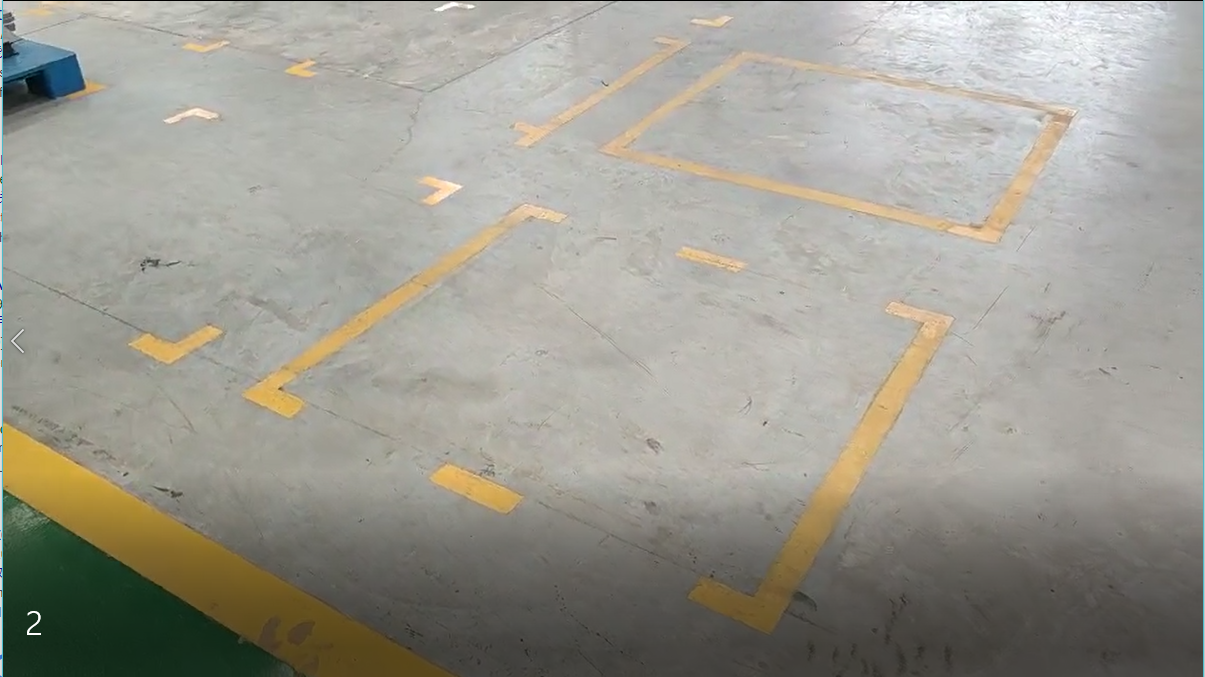
//> input picture data/agv/line1.png, 1205 x 677 px
$ ./dotLineDetect   (built with g++ and OpenCV 4)
//> lines starting //> are read from the running program, lines starting //| are printed output that depends on the picture; after the words box and inside, x2 and y2 are one past the last pixel; in counts of white or black regions, pixels touching at a corner belong together
#define _USE_MATH_DEFINES

#include <iostream>
#include <cmath>
#include <string>
#include <numeric>      // std::accumulate
#include <tuple>

#include <opencv2/core/core.hpp>
#include <opencv2/features2d/features2d.hpp>
#include <opencv2/highgui/highgui.hpp>
#include <opencv2/imgproc/imgproc.hpp>

using namespace std;
using namespace cv;

struct sortY {
	bool operator() (cv::Point pt1, cv::Point pt2) { return (pt1.y < pt2.y); }
} mySortY;

void DrawArrow(cv::Mat& img, cv::Point pStart, cv::Point pEnd, int len, int alpha,
	cv::Scalar& color, int thickness, int lineType)
{
	const double PI = 3.1415926;
	Point arrow;
	//计算 θ 角（最简单的一种情况在下面图示中已经展示，关键在于 atan2 函数，详情见下面）
	double angle = atan2((double)(pStart.y - pEnd.y), (double)(pStart.x - pEnd.x));
	line(img, pStart, pEnd, color, thickness, lineType);
	//计算箭角边的另一端的端点位置（上面的还是下面的要看箭头的指向，也就是pStart和pEnd的位置）
	arrow.x = pEnd.x + len * cos(angle + PI * alpha / 180);
	arrow.y = pEnd.y + len * sin(angle + PI * alpha / 180);
	line(img, pEnd, arrow, color, thickness, lineType);
	arrow.x = pEnd.x + len * cos(angle - PI * alpha / 180);
	arrow.y = pEnd.y + len * sin(angle - PI * alpha / 180);
	line(img, pEnd, arrow, color, thickness, lineType);
}


Vec2d linearParameters(Vec4i line){
	Mat a = (Mat_<double>(2, 2) <<
		line[0], 1,
		line[2], 1);
	Mat y = (Mat_<double>(2, 1) <<
		line[1],
		line[3]);
	Vec2d mc; solve(a, y, mc);
	return mc;
}

Vec4i extendedLine(Vec4i line, double d){
	// oriented left-t-right
	Vec4d _line = line[2] - line[0] < 0 ? Vec4d(line[2], line[3], line[0], line[1]) : Vec4d(line[0], line[1], line[2], line[3]);
	double m = linearParameters(_line)[0];
	// solution of pythagorean theorem and m = yd/xd
	double xd = sqrt(d * d / (m * m + 1));
	double yd = xd * m;
	return Vec4d(_line[0] - xd, _line[1] - yd, _line[2] + xd, _line[3] + yd);
}

std::vector<Point2i> boundingRectangleContour(Vec4i line, float d){
	// finds coordinates of perpendicular lines with length d in both line points
	// https://math.stackexchange.com/a/2043065/183923

	Vec2f mc = linearParameters(line);
	float m = mc[0];
	float factor = sqrtf(
		(d * d) / (1 + (1 / (m * m)))
		);

	float x3, y3, x4, y4, x5, y5, x6, y6;
	// special case(vertical perpendicular line) when -1/m -> -infinity
	if (m == 0){
		x3 = line[0]; y3 = line[1] + d;
		x4 = line[0]; y4 = line[1] - d;
		x5 = line[2]; y5 = line[3] + d;
		x6 = line[2]; y6 = line[3] - d;
	}
	else {
		// slope of perpendicular lines
		float m_per = -1 / m;

		// y1 = m_per * x1 + c_per
		float c_per1 = line[1] - m_per * line[0];
		float c_per2 = line[3] - m_per * line[2];

		// coordinates of perpendicular lines
		x3 = line[0] + factor; y3 = m_per * x3 + c_per1;
		x4 = line[0] - factor; y4 = m_per * x4 + c_per1;
		x5 = line[2] + factor; y5 = m_per * x5 + c_per2;
		x6 = line[2] - factor; y6 = m_per * x6 + c_per2;
	}

	return std::vector<Point2i> {
		Point2i(x3, y3),
			Point2i(x4, y4),
			Point2i(x6, y6),
			Point2i(x5, y5)
	};
}

bool extendedBoundingRectangleLineEquivalence(const Vec4i& _l1, const Vec4i& _l2, float extensionLengthFraction, float maxAngleDiff, float boundingRectangleThickness){

	Vec4i l1(_l1), l2(_l2);
	// extend lines by percentage of line width
	float len1 = sqrtf((l1[2] - l1[0])*(l1[2] - l1[0]) + (l1[3] - l1[1])*(l1[3] - l1[1]));
	float len2 = sqrtf((l2[2] - l2[0])*(l2[2] - l2[0]) + (l2[3] - l2[1])*(l2[3] - l2[1]));
	Vec4i el1 = extendedLine(l1, len1 * extensionLengthFraction);
	Vec4i el2 = extendedLine(l2, len2 * extensionLengthFraction);

	// reject the lines that have wide difference in angles
	float a1 = atan(linearParameters(el1)[0]);
	float a2 = atan(linearParameters(el2)[0]);
	if (fabs(a1 - a2) > maxAngleDiff * M_PI / 180.0){
		return false;
	}

	// calculate window around extended line
	// at least one point needs to inside extended bounding rectangle of other line,
	std::vector<Point2i> lineBoundingContour = boundingRectangleContour(el1, boundingRectangleThickness / 2);
	return
		pointPolygonTest(lineBoundingContour, cv::Point(el2[0], el2[1]), false) == 1 ||
		pointPolygonTest(lineBoundingContour, cv::Point(el2[2], el2[3]), false) == 1;
}

Mat ImageThin(Mat &src, const int maxIteration, Mat& dst)
{
	Mat src_binary;
	threshold(src, src_binary, 128, 1, THRESH_BINARY);
	assert(src.type() == CV_8UC1);
	int width = src.cols;
	int height = src.rows;
	src_binary.copyTo(dst);
	int count = 0;
	while (true)
	{
		count++;
		if (maxIteration != -1 && count > maxIteration)                  //限制次数并且迭代次数达到
			break;
		vector<uchar *>mFlag;           //用于标记需要删除的点
		//对点标记
		for (int i = 0; i < height; ++i)
		{
			uchar * p = dst.ptr<uchar>(i);
			for (int j = 0; j < width; ++j)
			{
				//如果满足四个条件，进行标记
				//  p9 p2 p3
				//  p8 p1 p4
				//  p7 p6 p5
				uchar p1 = p[j];
				if (p1 != 1) continue;
				uchar p4 = (j == width - 1) ? 0 : *(p + j + 1);
				uchar p8 = (j == 0) ? 0 : *(p + j - 1);
				uchar p2 = (i == 0) ? 0 : *(p - dst.step + j);
				uchar p3 = (i == 0 || j == width - 1) ? 0 : *(p - dst.step + j + 1);
				uchar p9 = (i == 0 || j == 0) ? 0 : *(p - dst.step + j - 1);
				uchar p6 = (i == height - 1) ? 0 : *(p + dst.step + j);
				uchar p5 = (i == height - 1 || j == width - 1) ? 0 : *(p + dst.step + j + 1);
				uchar p7 = (i == height - 1 || j == 0) ? 0 : *(p + dst.step + j - 1);
				if ((p2 + p3 + p4 + p5 + p6 + p7 + p8 + p9) >= 2 && (p2 + p3 + p4 + p5 + p6 + p7 + p8 + p9) <= 6)
				{
					int ap = 0;
					if (p2 == 0 && p3 == 1) ++ap;
					if (p3 == 0 && p4 == 1) ++ap;
					if (p4 == 0 && p5 == 1) ++ap;
					if (p5 == 0 && p6 == 1) ++ap;
					if (p6 == 0 && p7 == 1) ++ap;
					if (p7 == 0 && p8 == 1) ++ap;
					if (p8 == 0 && p9 == 1) ++ap;
					if (p9 == 0 && p2 == 1) ++ap;

					if (ap == 1 && p2 * p4 * p6 == 0 && p4 * p6 * p8 == 0)
					{
						mFlag.push_back(p + j);
					}
				}
			}
		}

		//将标记的点删除
		for (std::vector<uchar *>::iterator i = mFlag.begin(); i != mFlag.end(); ++i)
		{
			**i = 0;
		}

		//直到没有点满足，算法结束
		if (mFlag.empty())
		{
			break;
		}
		else
		{
			mFlag.clear();//将mFlag清空
		}

		//对点标记
		for (int i = 0; i < height; ++i)
		{
			uchar * p = dst.ptr<uchar>(i);
			for (int j = 0; j < width; ++j)
			{
				//如果满足四个条件，进行标记
				//  p9 p2 p3
				//  p8 p1 p4
				//  p7 p6 p5
				uchar p1 = p[j];
				if (p1 != 1) continue;
				uchar p4 = (j == width - 1) ? 0 : *(p + j + 1);
				uchar p8 = (j == 0) ? 0 : *(p + j - 1);
				uchar p2 = (i == 0) ? 0 : *(p - dst.step + j);
				uchar p3 = (i == 0 || j == width - 1) ? 0 : *(p - dst.step + j + 1);
				uchar p9 = (i == 0 || j == 0) ? 0 : *(p - dst.step + j - 1);
				uchar p6 = (i == height - 1) ? 0 : *(p + dst.step + j);
				uchar p5 = (i == height - 1 || j == width - 1) ? 0 : *(p + dst.step + j + 1);
				uchar p7 = (i == height - 1 || j == 0) ? 0 : *(p + dst.step + j - 1);

				if ((p2 + p3 + p4 + p5 + p6 + p7 + p8 + p9) >= 2 && (p2 + p3 + p4 + p5 + p6 + p7 + p8 + p9) <= 6)
				{
					int ap = 0;
					if (p2 == 0 && p3 == 1) ++ap;
					if (p3 == 0 && p4 == 1) ++ap;
					if (p4 == 0 && p5 == 1) ++ap;
					if (p5 == 0 && p6 == 1) ++ap;
					if (p6 == 0 && p7 == 1) ++ap;
					if (p7 == 0 && p8 == 1) ++ap;
					if (p8 == 0 && p9 == 1) ++ap;
					if (p9 == 0 && p2 == 1) ++ap;

					if (ap == 1 && p2 * p4 * p8 == 0 && p2 * p6 * p8 == 0)
					{
						//标记
						mFlag.push_back(p + j);
					}
				}
			}
		}

		//将标记的点删除
		for (std::vector<uchar *>::iterator i = mFlag.begin(); i != mFlag.end(); ++i)
		{
			**i = 0;
		}

		//直到没有点满足，算法结束
		if (mFlag.empty())
		{
			break;
		}
		else
		{
			mFlag.clear();//将mFlag清空
		}
		//对点标记
		for (int i = 0; i < height; ++i)
		{
			uchar * p = dst.ptr<uchar>(i);
			for (int j = 0; j < width; ++j)
			{
				//如果满足四个条件，进行标记
				//  p9 p2 p3
				//  p8 p1 p4
				//  p7 p6 p5
				uchar p1 = p[j];
				if (p1 != 1) continue;
				uchar p4 = (j == width - 1) ? 0 : *(p + j + 1);
				uchar p8 = (j == 0) ? 0 : *(p + j - 1);
				uchar p2 = (i == 0) ? 0 : *(p - dst.step + j);
				uchar p3 = (i == 0 || j == width - 1) ? 0 : *(p - dst.step + j + 1);
				uchar p9 = (i == 0 || j == 0) ? 0 : *(p - dst.step + j - 1);
				uchar p6 = (i == height - 1) ? 0 : *(p + dst.step + j);
				uchar p5 = (i == height - 1 || j == width - 1) ? 0 : *(p + dst.step + j + 1);
				uchar p7 = (i == height - 1 || j == 0) ? 0 : *(p + dst.step + j - 1);

				if ((p2 + p3 + p4 + p5 + p6 + p7 + p8 + p9) >= 2 && (p2 + p3 + p4 + p5 + p6 + p7 + p8 + p9) <= 6)
				{
					int ap = 0;
					if (p2 == 0 && p3 == 1) ++ap;
					if (p3 == 0 && p4 == 1) ++ap;
					if (p4 == 0 && p5 == 1) ++ap;
					if (p5 == 0 && p6 == 1) ++ap;
					if (p6 == 0 && p7 == 1) ++ap;
					if (p7 == 0 && p8 == 1) ++ap;
					if (p8 == 0 && p9 == 1) ++ap;
					if (p9 == 0 && p2 == 1) ++ap;

					if (ap == 1 && p2 * p4 * p8 == 0 && p2 * p6 * p8 == 0)
					{
						//标记
						mFlag.push_back(p + j);
					}
				}
			}
		}

		//将标记的点删除
		for (std::vector<uchar *>::iterator i = mFlag.begin(); i != mFlag.end(); ++i)
		{
			**i = 0;
		}

		//直到没有点满足，算法结束
		if (mFlag.empty())
		{
			break;
		}
		else
		{
			mFlag.clear();//将mFlag清空
		}

	}
	return dst;
}

void GetQuadCamTf(Mat img, vector<Point2f> crossPoints)
{

	//两条对角线交点的X坐标
	double cross_x = (crossPoints[0].x + crossPoints[1].x) / 2;
	double cross_y = (crossPoints[0].y + crossPoints[1].y) / 2;

	double center_x = crossPoints[0].x;
	double center_y = crossPoints[0].y;

	//quad coordinate
	Scalar lineColor = Scalar(0, 0, 255);
	DrawArrow(img, Point(cross_x, cross_y), Point(center_x, center_y), 25, 30, lineColor, 1, CV_AA);
	lineColor = Scalar(0, 255, 0);
	DrawArrow(img, Point(cross_x, cross_y), Point(cross_x, cross_y - 200), 25, 30, lineColor, 1, CV_AA);
	//L
	lineColor = Scalar(255, 0, 0);
	DrawArrow(img, Point(cross_x, cross_y), Point(img.cols / 2, img.rows / 2), 25, 30, lineColor, 1, CV_AA);
	double L = sqrt(pow(cross_x - img.cols / 2, 2) + pow(cross_y - img.rows / 2, 2));

	Point2f pt0(cross_x, cross_y);
	Point2f pt1(center_x, center_y);
	Point2f pt2(img.cols / 2, img.rows / 2);
	Point2f pt3(cross_x, cross_y - 200);


}

int main()
{
	Mat frame;
	Mat result, tmp;
	Mat Y, Cr, Cb;
	vector<Mat> channels;
	bool stop = false;

	frame = imread("line1.png");
//> frame is the input picture: 677 rows x 1205 cols, CV_8UC3; mean B, G, R 144.3, 154.1, 156.1
	frame.copyTo(tmp);					 //backup
	/*转换颜色空间并分割颜色通道*/
	cvtColor(tmp, tmp, CV_BGR2YCrCb);
//> tmp: 677 rows x 1205 cols, CV_8UC3; mean of channels 0, 1, 2 153.6, 129.8, 122.8
	split(tmp, channels);
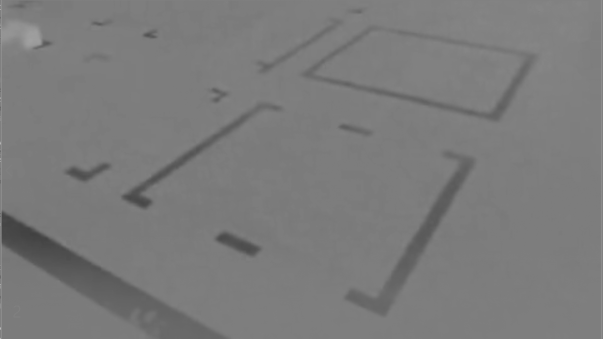
//> channels[2]: 677 rows x 1205 cols, CV_8UC1 (shown at 1/2 size); min 64, max 198, mean 122.8
	Y = channels.at(0);
	Cr = channels.at(1);
	Cb = channels.at(2);

	result.create(frame.rows, frame.cols, CV_8UC1);

	/*遍历图像，将符合阈值范围的像素设置为255，其余为0*/
	for (int j = 1; j < Y.rows - 1; j++)
	{
		uchar* currentCr = Cr.ptr< uchar>(j);
		uchar* currentCb = Cb.ptr< uchar>(j);
		uchar* current = result.ptr< uchar>(j);
		for (int i = 1; i < Y.cols - 1; i++)
		{
			if ((currentCr[i] > 135) && (currentCr[i] < 175) && (currentCb[i] > 60) && (currentCb[i] < 118))
				current[i] = 255;
			else
				current[i] = 0;
		}
	}
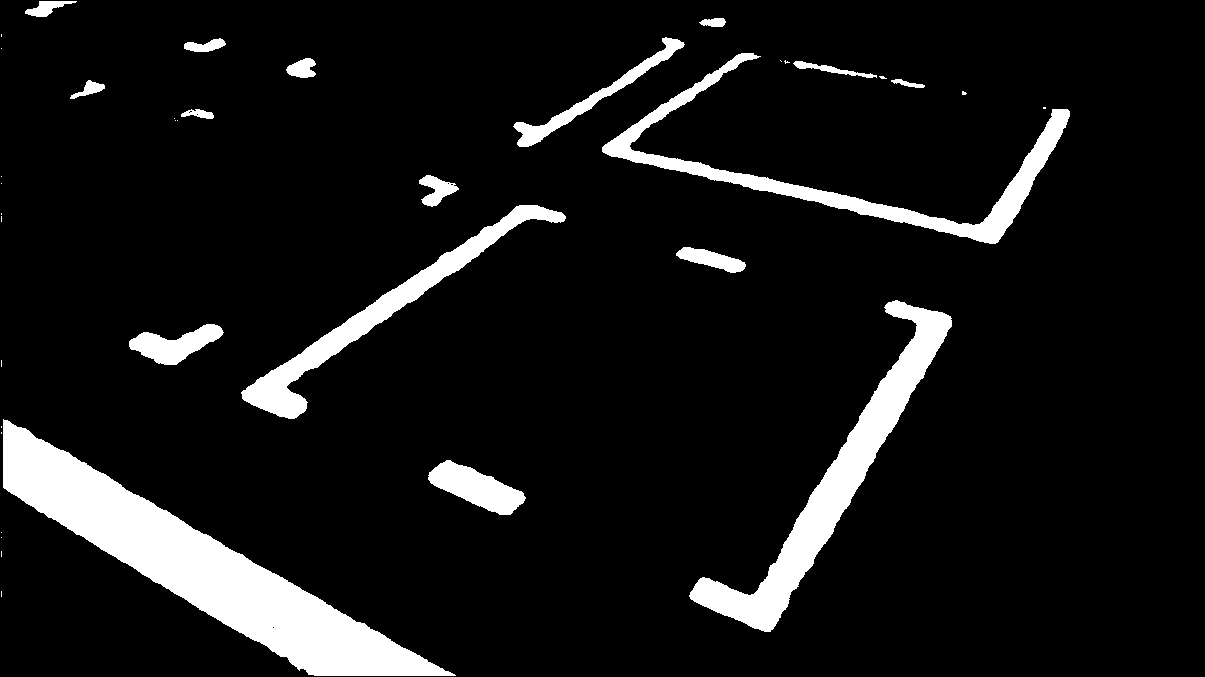
//> result: 677 rows x 1205 cols, CV_8UC1; 8.9% white; 38 white regions (21 under 20 px), largest, box (x1, y1, x2, y2) and area: (3, 419, 456, 676) 29478, (689, 300, 952, 632) 14276, (602, 53, 1070, 244) 9784

	Mat element = getStructuringElement(MORPH_RECT, Size(11, 11));
	morphologyEx(result, result, MORPH_CLOSE, element);
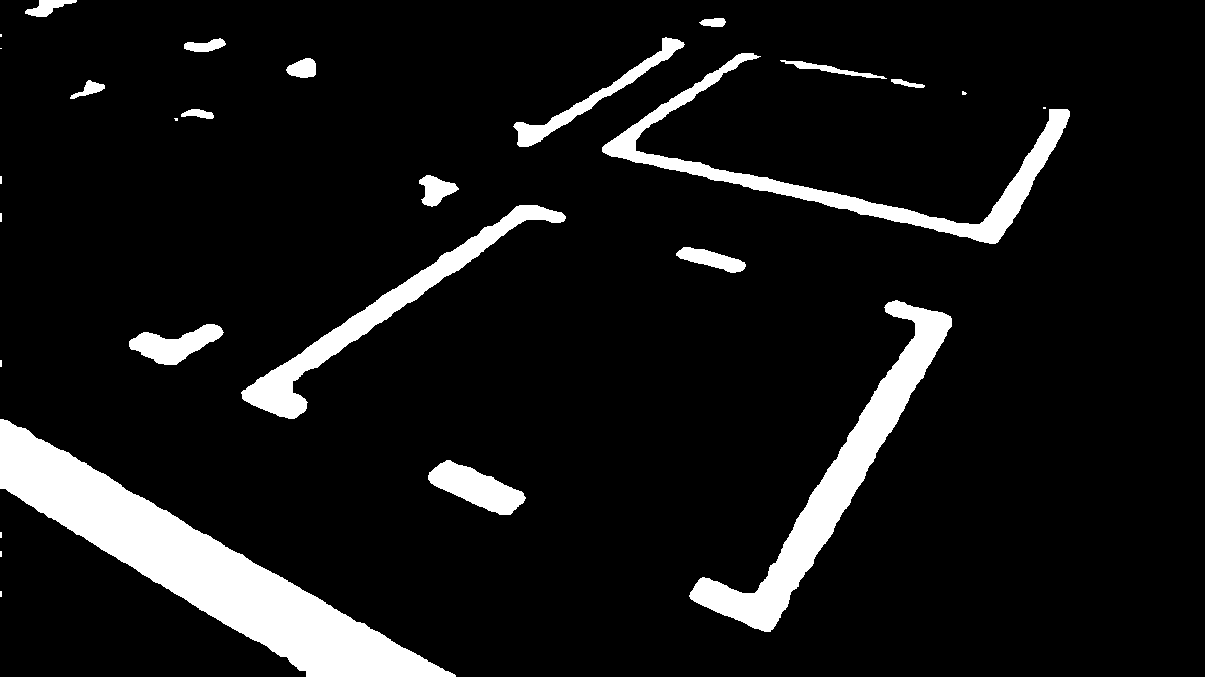
//> result: 677 rows x 1205 cols, CV_8UC1; 9% white; 28 white regions (11 under 20 px)

	vector<vector<Point> > contours;
	vector<Vec4i> hierarchy;
	findContours(result, contours, hierarchy, CV_RETR_LIST, CV_CHAIN_APPROX_NONE);
//> contours = 28 contours, 11 with area under 20; largest, box (x1, y1, x2, y2) and area: (0, 419, 456, 677) 29363, (689, 300, 952, 632) 13872, (602, 53, 1070, 244) 9204, (241, 205, 566, 419) 7728, (428, 460, 526, 515) 2627

	Mat drawing = Mat::zeros(frame.size(), CV_8UC1);

	for (size_t i = 0; i < contours.size(); i++)
	{
		// Calculate the area of each contour
		double area = contourArea(contours[i]);
		// Ignore contours that are too small or too large
		if (area < 1e2 || 1e5 < area) continue;

		if (hierarchy[i][3] != -1)//表示其为某一个轮廓的内嵌轮廓
		{
			if (hierarchy[hierarchy[i][3]][3] == -1)//表示其为最外层轮廓，上面检测到的是其线条的内部
			{
				drawContours(drawing, contours, i, Scalar(0), -1);
			}
			else
			{
				drawContours(drawing, contours, i, Scalar(255), -1);
			}
		}
		else
		{
			drawContours(drawing, contours, i, Scalar(255), -1);
		}
	}
//> this loop made 28 passes
//> area on passes 4, 5, 7, 8, 9, 11, 13, 15: 2627, 29363, 1896.5, 13871.5, 851, 7728, 669.5, 176.5
//> drawing: 677 rows x 1205 cols, CV_8UC1; 9% white; 17 white regions, largest, box (x1, y1, x2, y2) and area: (0, 419, 456, 677) 29863, (689, 300, 952, 632) 14304, (602, 53, 1070, 244) 9867

	//thin the contours
	Mat dst;
	//ThinImage(drawing, dst);
	ImageThin(drawing, -1, dst);
//> after the loop in ImageThin, `while (true)`: count = 19
//> dst: 677 rows x 1205 cols, CV_8UC1; values 0 (black) and 1 (white), 0.36% white in thin lines or dots, all inside (x1, y1, x2, y2) = (6, 1, 1063, 676)
	dst = dst * 255;
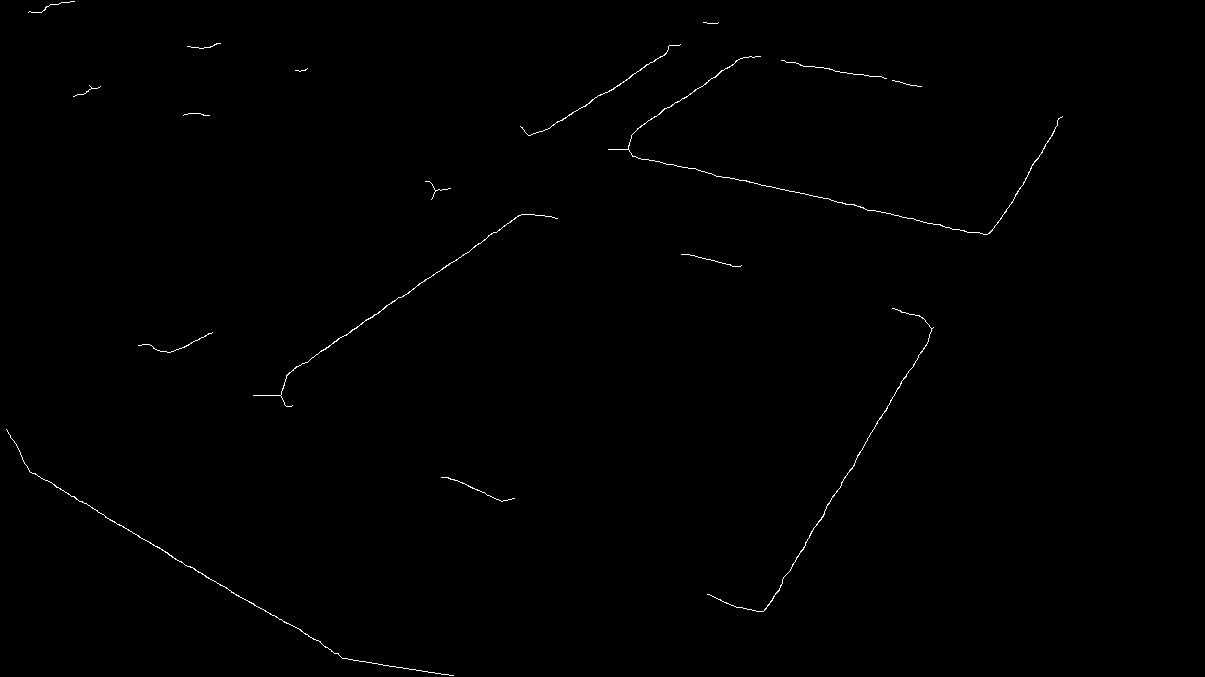
//> dst: 677 rows x 1205 cols, CV_8UC1; 0.36% white in thin lines or dots, all inside (x1, y1, x2, y2) = (6, 1, 1063, 676)

	vector<vector<Point> > _contours;
	vector<Vec4i> _hierarchy;
	findContours(dst, _contours, _hierarchy, CV_RETR_LIST, CV_CHAIN_APPROX_NONE);
	vector<Point2f> points;
	Mat _drawing = Mat::zeros(frame.size(), CV_8UC1);

	for (size_t j = 0; j < _contours.size(); ++j)
	{
		// Calculate the area of each contour
		int size = _contours[j].size();
		double angle;
		// Ignore contours that are too small or too large
		if (size < 70 || 200 < size) continue;

		// Draw each contour only for visualisation purposes
		drawContours(_drawing, _contours, j, Scalar(255), 2, 8, hierarchy, 0);
	}
//> this loop made 17 passes
//> size on passes 1 to 8: 146, 939, 149, 763, 120, 671, 73, 52
//> _drawing: 677 rows x 1205 cols, CV_8UC1; 0.14% white; 5 white regions, box (x1, y1, x2, y2) and area: (137, 331, 214, 354) 293, (440, 476, 516, 503) 286, (680, 253, 743, 268) 213, (27, 0, 76, 14) 174, (424, 180, 452, 201) 143
//> (the rest of the program and of its run is left out)
